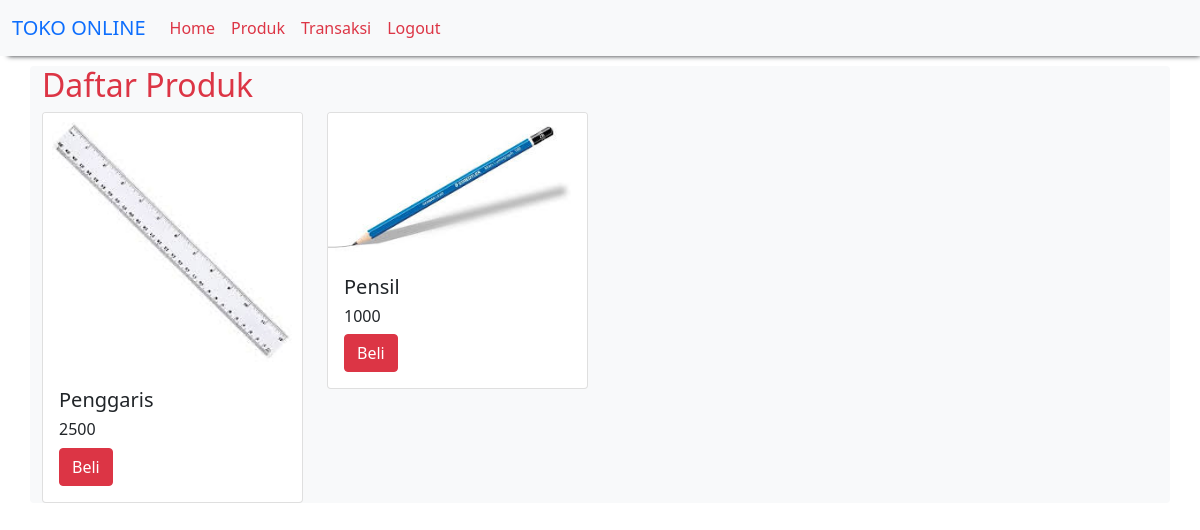
The page /produk.php (signed in) on the database its author committed.
### tables this page shows
CREATE TABLE `produk` (
  `id_produk` int(11) NOT NULL,
  `nama_produk` varchar(100) NOT NULL,
  `deskripsi` text NOT NULL,
  `harga` int(11) NOT NULL,
  `foto_produk` varchar(255) NOT NULL
);

### produk.php (the view)
<?php
    include "header.php";
?>
<h2 class="text-danger">Daftar Produk</h2>
<div class="row">
    <?php
    include "koneksi.php";
    $qry_produk = mysqli_query($conn, "select * from produk");
    while ($dt_produk = mysqli_fetch_array($qry_produk)) {
     ?>
        <div class="col-md-3">
            <div class="card" >
                <img src="assets/<?= $dt_produk['foto_produk'] ?>"class="card-img-top">
                <div class="card-body">
                    <h5 class="card-title"><?= $dt_produk['nama_produk'] ?></h5>
                    <h6 class="card-number"><?= $dt_produk['harga'] ?></h6>
                    <a
        href="beli_produk.php?id_produk=<?= $dt_produk['id_produk'] ?>" class="btn btn-danger">Beli</a>
                        </div>
                    </div>
                </div>
            <?php
        }
        ?>
</div>
<?php
    include "footer.php";
?>

### rows shown on the page
produk: foto_produk (picture), nama_produk "Penggaris", harga "2500"
produk: foto_produk (picture), nama_produk "Pensil", harga "1000"
